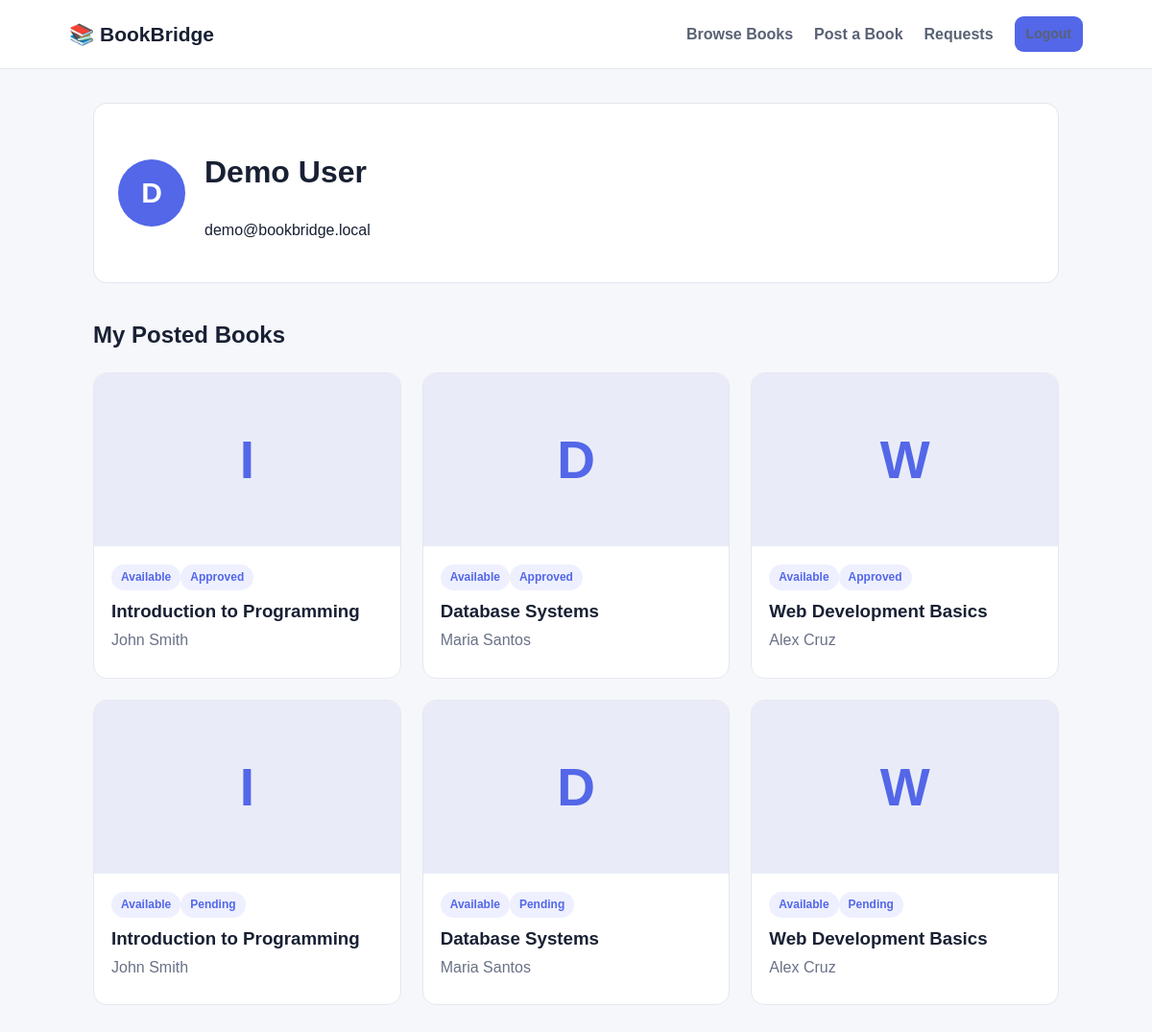
The app's page /profile.php (signed in) with its own data.
### tables this page shows
CREATE TABLE users (
 id INT AUTO_INCREMENT PRIMARY KEY,
 name VARCHAR(100) NOT NULL,
 email VARCHAR(150) NOT NULL UNIQUE,
 password VARCHAR(255) NOT NULL,
 role ENUM('user','admin') NOT NULL DEFAULT 'user',
 created_at TIMESTAMP DEFAULT CURRENT_TIMESTAMP
);

CREATE TABLE books (
 id INT AUTO_INCREMENT PRIMARY KEY,
 owner_id INT NOT NULL,
 title VARCHAR(200) NOT NULL,
 author VARCHAR(150) NOT NULL,
 description TEXT,
 status ENUM('Available','Borrowed') DEFAULT 'Available',
 moderation_status ENUM('Pending','Approved','Rejected') NOT NULL DEFAULT 'Pending',
 created_at TIMESTAMP DEFAULT CURRENT_TIMESTAMP,
 FOREIGN KEY(owner_id) REFERENCES users(id) ON DELETE CASCADE
);

### profile.php (the view)
<?php
session_start();require_once "config.php";if(!isset($_SESSION['user_id'])){header("Location:login.php");exit;}
$s=$conn->prepare("SELECT * FROM users WHERE id=?");$s->bind_param("i",$_SESSION['user_id']);$s->execute();$u=$s->get_result()->fetch_assoc();
$s=$conn->prepare("SELECT * FROM books WHERE owner_id=? ORDER BY created_at DESC");$s->bind_param("i",$_SESSION['user_id']);$s->execute();$books=$s->get_result();
?>
<!DOCTYPE html><html><head><meta charset="UTF-8"><meta name="viewport" content="width=device-width,initial-scale=1"><title>Profile</title><link rel="stylesheet" href="css/style.css"></head><body><header class="navbar"><a class="brand" href="index.php">📚 BookBridge</a><nav><a href="books.php">Browse Books</a><a href="post-book.php">Post a Book</a><a href="requests.php">Requests</a><a class="btn small" href="logout.php">Logout</a></nav></header><main class="container page"><div class="profile"><div class="avatar"><?=htmlspecialchars(strtoupper(substr($u['name'],0,1)))?></div><div><h1><?=htmlspecialchars($u['name'])?></h1><p><?=htmlspecialchars($u['email'])?></p></div></div><h2>My Posted Books</h2><div class="book-grid"><?php while($b=$books->fetch_assoc()):?><article class="book-card"><div class="cover-placeholder"><?=htmlspecialchars(strtoupper(substr($b['title'],0,1)))?></div><div class="book-info"><span class="badge"><?=htmlspecialchars($b['status'])?></span><span class="badge"><?=htmlspecialchars($b['moderation_status'])?></span><h3><?=htmlspecialchars($b['title'])?></h3><p><?=htmlspecialchars($b['author'])?></p></div></article><?php endwhile;?></div></main></body></html>

### css/style.css (style rules this page uses)
* { box-sizing:border-box }
body { margin:0;font-family:Arial,Helvetica,sans-serif;background:#f6f7fb;color:#182033;line-height:1.6 }
a { color:inherit;text-decoration:none }
.navbar { height:72px;background:#fff;border-bottom:1px solid #e6e8ee;display:flex;align-items:center;justify-content:space-between;padding:0 6%;position:sticky;top:0;z-index:10 }
.brand { font-size:21px;font-weight:800 }
.navbar nav { display:flex;align-items:center;gap:22px }
.navbar nav a { font-weight:600;color:#596174 }
.btn { display:inline-block;border:0;border-radius:9px;background:#5367e8;color:#fff;padding:11px 18px;font-weight:700;cursor:pointer }
.btn.small { padding:7px 12px;font-size:14px }
.container { max-width:1150px;margin:auto;padding:35px 6% }
.page { min-height:70vh }
.book-grid { display:grid;grid-template-columns:repeat(3,1fr);gap:22px }
.book-card { background:#fff;border:1px solid #e4e7ef;border-radius:14px;overflow:hidden }
.cover-placeholder { height:180px;background:#e9ecf8;display:flex;align-items:center;justify-content:center;font-size:55px;font-weight:900;color:#5367e8 }
.book-info { padding:18px }
.book-info h3 { margin:7px 0 2px }
.book-info p { margin:0 0 8px;color:#697186 }
.badge { display:inline-block;background:#eef0ff;color:#5367e8;border-radius:20px;padding:4px 10px;font-size:12px;font-weight:700 }
.profile { display:flex;gap:20px;align-items:center;background:#fff;border:1px solid #e2e5ed;padding:25px;border-radius:14px;margin-bottom:35px }
.avatar { width:70px;height:70px;border-radius:50%;background:#5367e8;color:#fff;display:flex;align-items:center;justify-content:center;font-size:30px;font-weight:800 }

### records on screen
users: name "D", name "Demo User", email "demo@bookbridge.local"
books: title "I", status "Available", moderation_status "Approved", title "Introduction to Programming", author "John Smith"
books: title "D", status "Available", moderation_status "Approved", title "Database Systems", author "Maria Santos"
books: title "W", status "Available", moderation_status "Approved", title "Web Development Basics", author "Alex Cruz"
books: title "I", status "Available", moderation_status "Pending", title "Introduction to Programming", author "John Smith"
books: title "D", status "Available", moderation_status "Pending", title "Database Systems", author "Maria Santos"
books: title "W", status "Available", moderation_status "Pending", title "Web Development Basics", author "Alex Cruz"
